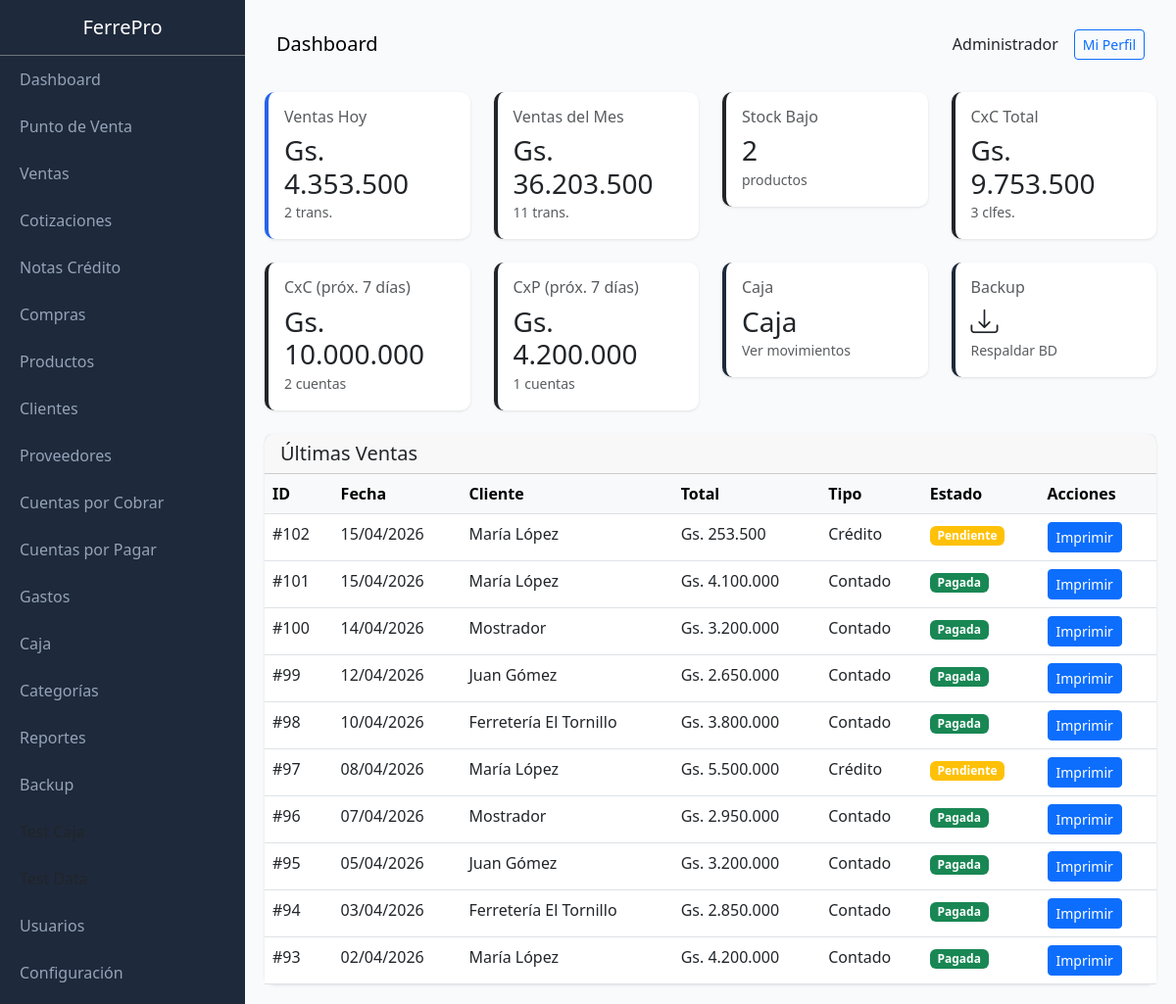
The app's page /public/index.php (signed in), older data.
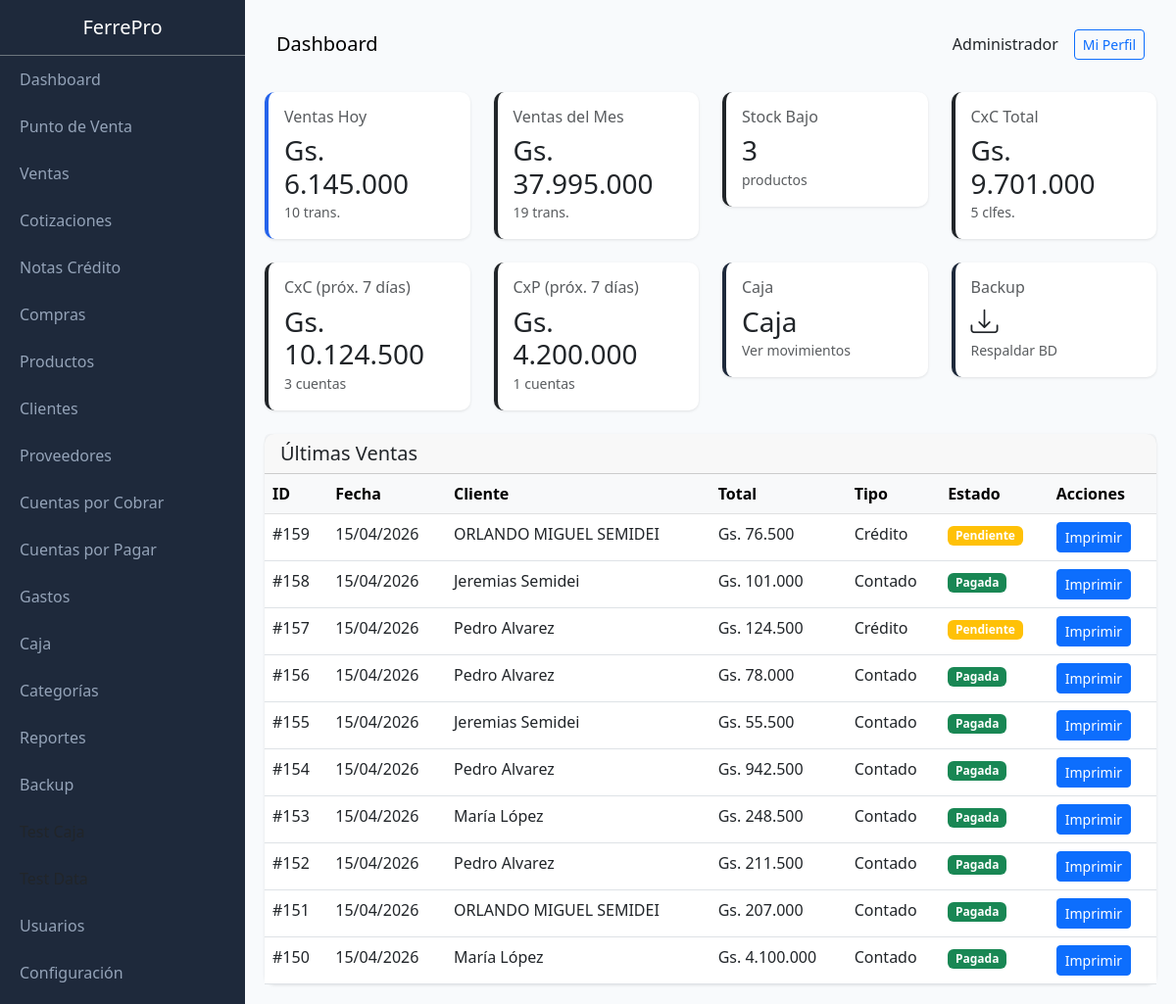
The same page, newer data.
### tables this page shows
CREATE TABLE users (
                id INTEGER PRIMARY KEY AUTOINCREMENT,
                name TEXT NOT NULL,
                email TEXT UNIQUE,
                password TEXT NOT NULL,
                role TEXT DEFAULT 'vendedor',
                active INTEGER DEFAULT 1,
                created_at DATETIME DEFAULT CURRENT_TIMESTAMP
            , last_login DATETIME, last_password_change DATETIME, failed_login_attempts INTEGER DEFAULT 0, locked_until DATETIME, two_fa_enabled INTEGER DEFAULT 0, two_fa_secret TEXT);

CREATE TABLE sales (
                id INTEGER PRIMARY KEY AUTOINCREMENT,
                client_id INTEGER,
                user_id INTEGER,
                type TEXT DEFAULT 'contado',
                status TEXT DEFAULT 'pagada',
                subtotal REAL DEFAULT 0,
                discount REAL DEFAULT 0,
                total REAL DEFAULT 0,
                payment_method TEXT DEFAULT 'efectivo',
                delivery_type TEXT DEFAULT 'mostrador',
                notes TEXT,
                created_at DATETIME DEFAULT CURRENT_TIMESTAMP,
                FOREIGN KEY (client_id) REFERENCES clients(id),
                FOREIGN KEY (user_id) REFERENCES users(id)
            );

CREATE TABLE clients (
                id INTEGER PRIMARY KEY AUTOINCREMENT,
                name TEXT NOT NULL,
                document_type TEXT DEFAULT 'DNI',
                document TEXT,
                phone TEXT,
                email TEXT,
                address TEXT,
                credit_limit REAL DEFAULT 0,
                category TEXT DEFAULT 'minorista',
                balance REAL DEFAULT 0,
                active INTEGER DEFAULT 1,
                created_at DATETIME DEFAULT CURRENT_TIMESTAMP
            , credit_days INTEGER DEFAULT 30);

### class/Database.php (called while the page is built, shortened)
<?php
class Database extends PDO {
    private static $instance = null;
    private function __construct() {
        $dbPath = dirname(__DIR__) . '/storage/ferrepro.db';
        $this->initTables();
    }
    public static function getInstance() {
        if (self::$instance === null) {
            self::$instance = new self();
        }
        return self::$instance;
    }
    private function initTables() {
        $this->seedDefaultData();
    }
    private function seedDefaultData() {
        $stmt = $this->query("SELECT COUNT(*) as count FROM users");
    }
}

### class/Format.php (called while the page is built, shortened)
<?php
class Format {
    public static function money($amount) {
        $amount = floatval($amount);
        return 'Gs. ' . number_format($amount, 0, ',', '.');
    }
    public static function date($date) {
        try {
            $dateObj = new DateTime($date);
            return $dateObj->format('d/m/Y');
        } catch (Exception $e) {
            return 'Fecha inválida';
        }
    }
}

### views/dashboard.php (the view, shortened to what this page needs)
<?php
$pageTitle = 'Dashboard';
$totalVentasHoy = $salesToday['COALESCE(SUM(total), 0)'] ?? 0;
$cantidadVentasHoy = $salesToday['COUNT(*)'] ?? 0;
$totalVentasMes = $salesMonth['COALESCE(SUM(total), 0)'] ?? 0;
$cantidadVentasMes = $salesMonth['COUNT(*)'] ?? 0;
$stockBajo = $productsLow['COUNT(*)'] ?? 0;
$clientesDeuda = $clientsDebt['COUNT(*)'] ?? 0;
$totalDeuda = $clientsDebt['COALESCE(SUM(balance), 0)'] ?? 0;
$receivableSoon = 0;
$receivableCountSoon = 0;
if (!empty($overdueReceivables)) {
    foreach ($overdueReceivables as $rec) {
        $dueDate = new DateTime($rec['due_date']);
        $today = new DateTime();
        $days = $today->diff($dueDate)->days;
        if ($days >= 0 && $days <= 7) {
            $receivableSoon += $rec['amount'];
            $receivableCountSoon++;
        }
    }
}
$payableSoon = 0;
$payableCountSoon = 0;
if (!empty($overduePayables)) {
    foreach ($overduePayables as $pay) {
        $dueDate = new DateTime($pay['due_date']);
        $today = new DateTime();
        $days = $today->diff($dueDate)->days;
        if ($days >= 0 && $days <= 7) {
            $payableSoon += $pay['amount'];
            $payableCountSoon++;
        }
    }
}
$content = '
<div class="row mb-4">
    <div class="col-md-3">
        <a href="?page=sales" class="text-decoration-none">
            <div class="card stat-card" style="border-color: var(--primary);">
                <div class="card-body">
                    <h6 class="text-muted">Ventas Hoy</h6>
                    <h3 class="mb-0">' . Format::money($totalVentasHoy) . '</h3>
                    <small class="text-muted">' . $cantidadVentasHoy . ' trans.</small>
                </div>
            </div>
        </a>
    </div>
    <div class="col-md-3">
        <a href="?page=sales" class="text-decoration-none">
            <div class="card stat-card" style="border-color: var(--success);">
                <div class="card-body">
                    <h6 class="text-muted">Ventas del Mes</h6>
                    <h3 class="mb-0">' . Format::money($totalVentasMes) . '</h3>
                    <small class="text-muted">' . $cantidadVentasMes . ' trans.</small>
                </div>
            </div>
        </a>
    </div>
    <div class="col-md-3">
        <a href="?page=products" class="text-decoration-none">
            <div class="card stat-card" style="border-color: var(--warning);">
                <div class="card-body">
                    <h6 class="text-muted">Stock Bajo</h6>
                    <h3 class="mb-0">' . $stockBajo . '</h3>
                    <small class="text-muted">productos</small>
                </div>
            </div>
        </a>
    </div>
    <div class="col-md-3">
        <a href="?page=receivable" class="text-decoration-none">
            <div class="card stat-card" style="border-color: var(--danger);">
                <div class="card-body">
                    <h6 class="text-muted">CxC Total</h6>
                    <h3 class="mb-0">' . Format::money($totalDeuda) . '</h3>
                    <small class="text-muted">' . $clientesDeuda . ' clfes.</small>
                </div>
            </div>
        </a>
    </div>
</div>
<div class="row mb-4">
    <div class="col-md-3">
        <a href="?page=receivable" class="text-decoration-none">
            <div class="card stat-card" style="border-color: var(--info);">
                <div class="card-body">
                    <h6 class="text-muted">CxC (próx. 7 días)</h6>
                    <h3 class="mb-0">' . Format::money($receivableSoon) . '</h3>
                    <small class="text-muted">' . $receivableCountSoon . ' cuentas</small>
                </div>
            </div>
        </a>
    </div>
    <div class="col-md-3">
        <a href="?page=payable" class="text-decoration-none">
            <div class="card stat-card" style="border-color: var(--secondary);">
                <div class="card-body">
                    <h6 class="text-muted">CxP (próx. 7 días)</h6>
                    <h3 class="mb-0">' . Format::money($payableSoon) . '</h3>
                    <small class="text-muted">' . $payableCountSoon . ' cuentas</small>
                </div>
            </div>
        </a>
    </div>
    <div class="col-md-3">
        <a href="?page=cash" class="text-decoration-none">
            <div class="card stat-card" style="border-color: var(--dark);">
                <div class="card-body">
                    <h6 class="text-muted">Caja</h6>
                    <h3 class="mb-0">Caja</h3>
                    <small class="text-muted">Ver movimientos</small>
                </div>
            </div>
        </a>
    </div>
    <div class="col-md-3">
        <a href="?page=backup" class="text-decoration-none">
            <div class="card stat-card" style="border-color: var(--dark);">
                <div class="card-body">
                    <h6 class="text-muted">Backup</h6>
                    <h3 class="mb-0"><i class="bi bi-download"></i></h3>
                    <small class="text-muted">Respaldar BD</small>
                </div>
            </div>
        </a>
    </div>
</div>
<div class="row">
    <div class="col-md-12">
        <div class="card">
            <div class="card-header">
                <h5 class="mb-0">Últimas Ventas</h5>
            </div>
            <div class="card-body p-0">
                <table class="table table-hover mb-0">
                    <thead class="table-light">
                        <tr>
                            <th>ID</th>
                            <th>Fecha</th>
                            <th>Cliente</th>
                            <th>Total</th>
                            <th>Tipo</th>
                            <th>Estado</th>
                            <th>Acciones</th>
                        </tr>
                    </thead>
                    <tbody>';
if (count($recentSales) == 0) {
    $content .= '<tr><td colspan="7" class="text-center">No hay ventas</td></tr>';
} else {
    foreach ($recentSales as $s) {
        $statusClass = $s['status'] === 'pagada' ? 'success' : 'warning';
        $content .= '<tr>
            <td>#' . $s['id'] . '</td>
            <td>' . Format::date($s['created_at']) . '</td>
            <td>' . htmlspecialchars($s['client_name'] ?? 'Mostrador') . '</td>
            <td>' . Format::money($s['total']) . '</td>
            <td>' . ($s['type'] === 'contado' ? 'Contado' : 'Crédito') . '</td>
            <td><span class="badge bg-' . $statusClass . '">' . ($s['status'] === 'pagada' ? 'Pagada' : 'Pendiente') . '</span></td>
            <td><a href="?page=sales&action=print&id=' . $s['id'] . '" class="btn btn-sm btn-primary" target="_blank">Imprimir</a></td>
        </tr>';
    }
}
$content .= '</tbody>
                </table>
            </div>
        </div>
    </div>
</div>';

### public/index.php (shortened to what this page needs)
<?php
require_once dirname(__DIR__) . '/class/Database.php';
require_once dirname(__DIR__) . '/class/Format.php';
function db() {
    return Database::getInstance();
}
function auth() {
    return isset($_SESSION['user_id']) ? $_SESSION['user_id'] : null;
}
function user() {
    $stmt = db()->prepare("SELECT id, name, email, role FROM users WHERE id = ?");
    $stmt->execute([auth()]);
    return $stmt->fetch(PDO::FETCH_ASSOC);
}
function view($file, $data = []) {
    extract($data);
    $content = null;
    include dirname(__DIR__) . '/views/' . $file . '.php';
    include dirname(__DIR__) . '/views/layouts/main.php';
    exit;
}
$page = $_GET['page'] ?? 'home';
switch ($page) {
    case 'home':
    case 'dashboard':
        $salesToday = db()->query("SELECT COUNT(*), COALESCE(SUM(total), 0) FROM sales WHERE DATE(created_at) = DATE('now')")->fetch(PDO::FETCH_ASSOC);
        $productsLow = db()->query("SELECT COUNT(*) FROM products WHERE stock <= min_stock AND active = 1")->fetch(PDO::FETCH_ASSOC);
        $clientsDebt = db()->query("SELECT COUNT(*), COALESCE(SUM(balance), 0) FROM clients WHERE balance > 0")->fetch(PDO::FETCH_ASSOC);
        $salesMonth = db()->query("SELECT COUNT(*), COALESCE(SUM(total), 0) FROM sales WHERE strftime('%Y-%m', created_at) = strftime('%Y-%m', 'now')")->fetch(PDO::FETCH_ASSOC);
        $recentSales = db()->query("SELECT s.*, u.name as user_name, c.name as client_name FROM sales s LEFT JOIN users u ON s.user_id = u.id LEFT JOIN clients c ON s.client_id = c.id ORDER BY s.id DESC LIMIT 10")->fetchAll(PDO::FETCH_ASSOC);
        $overdueReceivables = db()->query("
            SELECT ar.*, c.name as client_name, s.id as sale_id
            FROM accounts_receivable ar
            JOIN clients c ON ar.client_id = c.id
            LEFT JOIN sales s ON ar.sale_id = s.id
            WHERE ar.status = 'pendiente'
            ORDER BY ar.due_date ASC
            LIMIT 15
        ")->fetchAll(PDO::FETCH_ASSOC);
        $overduePayables = db()->query("
            SELECT ap.*, p.name as provider_name
            FROM accounts_payable ap
            JOIN providers p ON ap.provider_id = p.id
            WHERE ap.status = 'pendiente'
            ORDER BY ap.due_date ASC
            LIMIT 10
        ")->fetchAll(PDO::FETCH_ASSOC);
        view('dashboard', compact('salesToday', 'productsLow', 'clientsDebt', 'salesMonth', 'recentSales', 'overdueReceivables', 'overduePayables'));
        break;
}
?>

### views/layouts/main.php (shortened to what this page needs)
<!DOCTYPE html>
<html lang="es">
<head>
    <link rel="stylesheet" href="https://cdn.jsdelivr.net/npm/bootstrap@5.3.0/dist/css/bootstrap.min.css">
    <link rel="stylesheet" href="https://cdn.jsdelivr.net/npm/bootstrap-icons@1.10.0/font/bootstrap-icons.css">
</head>
<body>
    <div class="sidebar">
        <div class="p-3 text-center border-bottom border-secondary">
            <h5 class="text-white mb-0">FerrePro</h5>
        </div>
        <nav class="nav flex-column">
            <a class="nav-link" href="?page=dashboard">Dashboard</a>
            <a class="nav-link" href="?page=pos">Punto de Venta</a>
            <a class="nav-link" href="?page=sales">Ventas</a>
            <a class="nav-link" href="?page=quotes">Cotizaciones</a>
            <a class="nav-link" href="?page=credit_notes">Notas Crédito</a>
            <a class="nav-link" href="?page=purchases">Compras</a>
            <a class="nav-link" href="?page=products">Productos</a>
            <a class="nav-link" href="?page=clients">Clientes</a>
            <a class="nav-link" href="?page=providers">Proveedores</a>
            <a class="nav-link" href="?page=receivable">Cuentas por Cobrar</a>
            <a class="nav-link" href="?page=payable">Cuentas por Pagar</a>
            <a class="nav-link" href="?page=expenses">Gastos</a>
            <a class="nav-link" href="?page=cash">Caja</a>
            <a class="nav-link" href="?page=categories">Categorías</a>
            <a class="nav-link" href="?page=reports">Reportes</a>
            <a class="nav-link" href="?page=backup">Backup</a>
            <a class="nav-link" href="?page=test_caja" style="color: var(--info);">Test Caja</a>
            <a class="nav-link" href="?page=test_data" style="color: var(--info);">Test Data</a>
            <a class="nav-link" href="?page=users">Usuarios</a>
            <a class="nav-link" href="?page=settings">Configuración</a>
            <a class="nav-link" href="?page=logout">Salir</a>
        </nav>
    </div>
    <div class="main-content">
        <nav class="navbar navbar-expand-lg mb-4 rounded">
            <div class="container-fluid">
                <span class="navbar-brand mb-0 h1"><?= $pageTitle ?? 'FerrePro' ?></span>
                <div class="d-flex align-items-center gap-3">
                    <span><?= user()['name'] ?? '' ?></span>
                    <a href="?page=profile" class="btn btn-sm btn-outline-primary">Mi Perfil</a>
                </div>
            </div>
        </nav>
        <?= $content ?? '' ?>
    </div>
</body>
</html>

### views/layouts/main.php (style rules this page uses)
:root { --primary: #2563eb; --dark: #1e293b; }
body { font-family: 'Segoe UI', sans-serif; background: #f8fafc; }
.sidebar { width: 250px; background: var(--dark); min-height: 100vh; position: fixed; }
.sidebar .nav-link { color: #94a3b8; padding: 12px 20px; }
.main-content { margin-left: 250px; padding: 20px; }
.card { border: none; border-radius: 10px; box-shadow: 0 1px 3px rgba(0,0,0,0.1); }
.stat-card { border-left: 4px solid; }

Row changes from the older to the newer data that the page shows:
removed sales: id "102", created_at "15/04/2026", client.name "María López", total "Gs. 253.500", type "Crédito", status "Pendiente"
removed sales: id "101", created_at "15/04/2026", client.name "María López", total "Gs. 4.100.000", type "Contado", status "Pagada"
removed sales: id "100", created_at "14/04/2026", client_name "Mostrador", total "Gs. 3.200.000", type "Contado", status "Pagada"
removed sales: id "99", created_at "12/04/2026", client.name "Juan Gómez", total "Gs. 2.650.000", type "Contado", status "Pagada"
removed sales: id "98", created_at "10/04/2026", client.name "Ferretería El Tornillo", total "Gs. 3.800.000", type "Contado", status "Pagada"
removed sales: id "97", created_at "08/04/2026", client.name "María López", total "Gs. 5.500.000", type "Crédito", status "Pendiente"
removed sales: id "96", created_at "07/04/2026", client_name "Mostrador", total "Gs. 2.950.000", type "Contado", status "Pagada"
removed sales: id "95", created_at "05/04/2026", client.name "Juan Gómez", total "Gs. 3.200.000", type "Contado", status "Pagada"
removed sales: id "94", created_at "03/04/2026", client.name "Ferretería El Tornillo", total "Gs. 2.850.000", type "Contado", status "Pagada"
removed sales: id "93", created_at "02/04/2026", client.name "María López", total "Gs. 4.200.000", type "Contado", status "Pagada"
added sales: id "159", created_at "15/04/2026", client.name "ORLANDO MIGUEL SEMIDEI", total "Gs. 76.500", type "Crédito", status "Pendiente"
added sales: id "158", created_at "15/04/2026", client.name "Jeremias Semidei", total "Gs. 101.000", type "Contado", status "Pagada"
added sales: id "157", created_at "15/04/2026", client.name "Pedro Alvarez", total "Gs. 124.500", type "Crédito", status "Pendiente"
added sales: id "156", created_at "15/04/2026", client.name "Pedro Alvarez", total "Gs. 78.000", type "Contado", status "Pagada"
added sales: id "155", created_at "15/04/2026", client.name "Jeremias Semidei", total "Gs. 55.500", type "Contado", status "Pagada"
added sales: id "154", created_at "15/04/2026", client.name "Pedro Alvarez", total "Gs. 942.500", type "Contado", status "Pagada"
added sales: id "153", created_at "15/04/2026", client.name "María López", total "Gs. 248.500", type "Contado", status "Pagada"
added sales: id "152", created_at "15/04/2026", client.name "Pedro Alvarez", total "Gs. 211.500", type "Contado", status "Pagada"
added sales: id "151", created_at "15/04/2026", client.name "ORLANDO MIGUEL SEMIDEI", total "Gs. 207.000", type "Contado", status "Pagada"
added sales: id "150", created_at "15/04/2026", client.name "María López", total "Gs. 4.100.000", type "Contado", status "Pagada"
Text that changed along with them:
Format::money($totalVentasHoy): "Gs. 4.353.500" → "Gs. 6.145.000"
$cantidadVentasHoy: "2" → "10"
Format::money($totalVentasMes): "Gs. 36.203.500" → "Gs. 37.995.000"
$cantidadVentasMes: "11" → "19"
$stockBajo: "2" → "3"
Format::money($totalDeuda): "Gs. 9.753.500" → "Gs. 9.701.000"
$clientesDeuda: "3" → "5"
Format::money($receivableSoon): "Gs. 10.000.000" → "Gs. 10.124.500"
$receivableCountSoon: "2" → "3"
